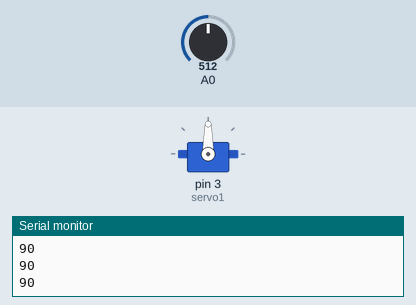
A sketch run on a simulated Arduino Uno, built with avr-gcc and run on an emulated ATmega328P. Shown: servo, the last lines printed to the serial monitor. The inputs (shaded band) are chosen by the test bench; at power-on: A0 = 512.

Above: at 1.2 s.
1.3 s: A0 set to 716
At 2.4 s:
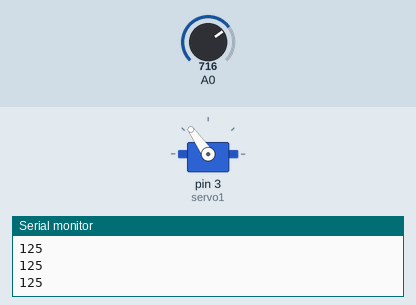
2.8 s: A0 set to 900
At 3.9 s:
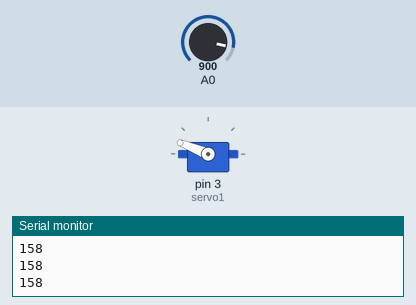
4.3 s: A0 set to 1023
At 4.8 s:
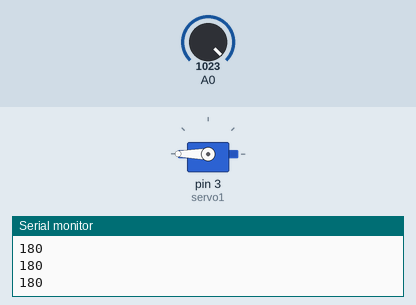
5.8 s: A0 set to 306
At 6.9 s:
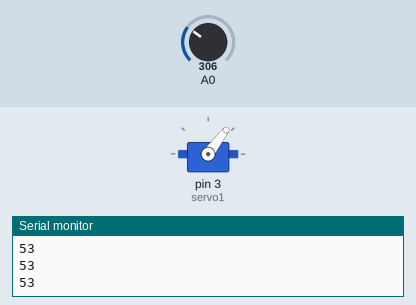
7.3 s: A0 set to 122
At 8.2 s:
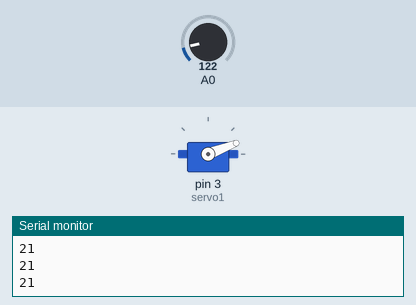
8.8 s: A0 set to 0
At 9.5 s:
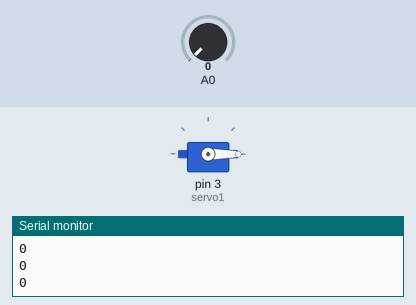
Timing chart, 0 to 11.3 s (numbered marks = the images above; inputs shaded):
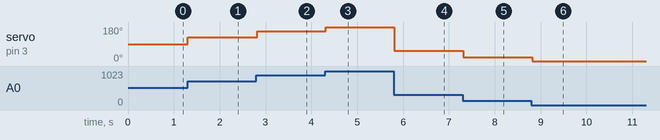

The sketch:

Servo_Dir.ino
```cpp
#include <Servo.h>
Servo servo1;
int tension_num=0;

void setup() {
  servo1.attach(3);
  Serial.begin(9600);
}

void loop() {
  tension_num=analogRead(0);
  tension_num=map(tension_num,0,1023,0,180);//Convertit la valeur analogique(0-1023) en degré(0-180)
  Serial.println(tension_num);
  servo1.write(tension_num);
  delay(15);
}
```

Measured:
- after the input at 1.3 s, servo on pin 3 (servo1): 90° → 125° at once
- after the input at 2.8 s, servo on pin 3 (servo1): 125° → 158° at once
- after the input at 4.3 s, servo on pin 3 (servo1): 158° → 180° at once
- after the input at 5.8 s, servo on pin 3 (servo1): 180° → 53° at once
- after the input at 7.3 s, servo on pin 3 (servo1): 53° → 21° at once
- after the input at 8.8 s, servo on pin 3 (servo1): 21° → 0° at once
